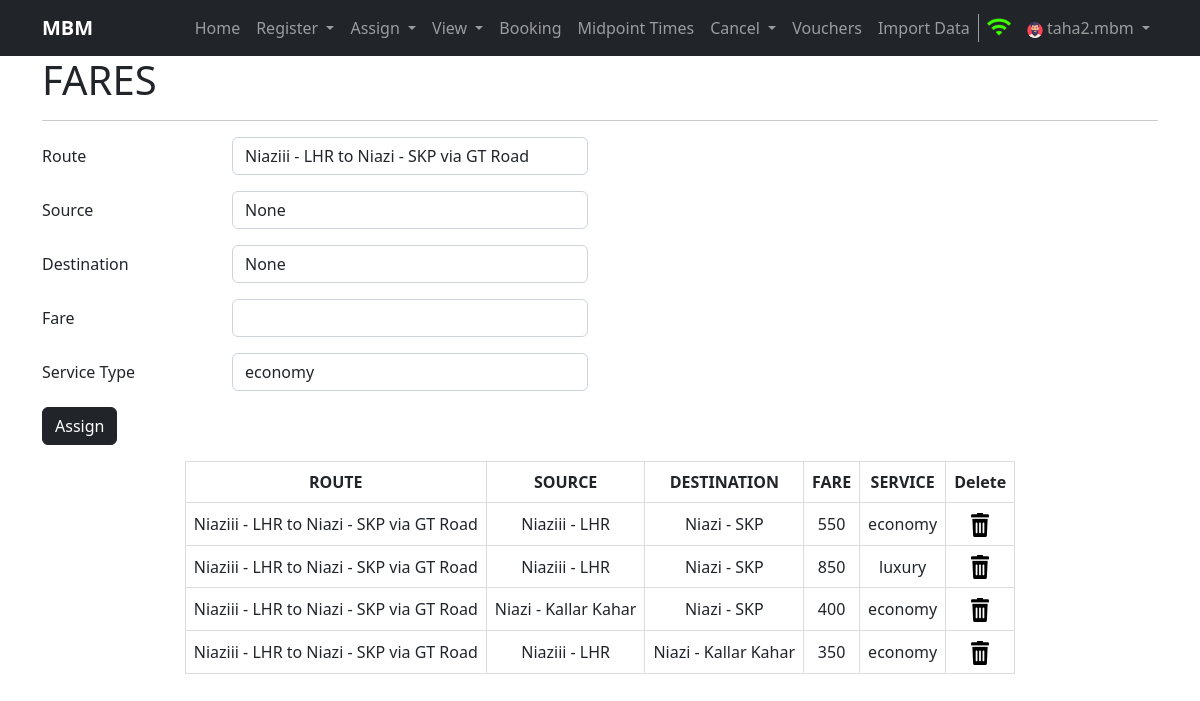
The app's page /fares (signed in) with its own data.
### home/models.py (models this page shows, shortened)
class Fares(models.Model):
    route = models.ForeignKey(Route, on_delete=models.CASCADE)
    source = models.ForeignKey(Terminal, related_name='fare_source_terminal', on_delete=models.CASCADE)
    destination = models.ForeignKey(Terminal, related_name='fare_destination_terminal', on_delete=models.CASCADE)
    fare = models.IntegerField()
    service_type = models.CharField(max_length=100, default='economy')
    created = models.DateTimeField(auto_now_add=True, editable=False, null=False, blank=False)
    last_modified = models.DateTimeField(auto_now_add=True, editable=False, null=False, blank=False)
    class Meta:
        verbose_name_plural = 'Fares'

class Route(models.Model):
    source = models.ForeignKey(Terminal, related_name='source_terminal', on_delete=models.CASCADE)
    destination = models.ForeignKey(Terminal, related_name='destination_terminal', on_delete=models.CASCADE)
    via = models.CharField(max_length=100)
    created = models.DateTimeField(auto_now_add=True, editable=False, null=False, blank=False)
    last_modified = models.DateTimeField(auto_now_add=True, editable=False, null=False, blank=False)
    class Meta:
        verbose_name_plural = 'Route'
    def __str__(self):
        return str(self.source) + ' to ' + str(self.destination) + ' via ' + self.via

class Terminal(models.Model):
    tcode = models.CharField(max_length=3, unique=True)
    name = models.CharField(max_length=100)
    city = models.CharField(max_length=100)
    address = models.CharField(max_length=150)
    created = models.DateTimeField(auto_now_add=True, editable=False, null=False, blank=False)
    last_modified = models.DateTimeField(auto_now_add=True, editable=False, null=False, blank=False)
    class Meta:
        verbose_name_plural = 'Terminal'
    def __str__(self):
        return self.name + ' - ' + self.city

### home/views.py (the view)
# urls.py: path('fares', views.fares, name='fares'),
def fares(request, fare_id = None):
    if request.user.is_anonymous:
        return redirect('/login')
    result = RegistrationHandler.fares(request, fare_id)
    return render(result['request'], 'fares.html', {'fares': result['fares'], 'mpdt': result['mpdt'],'service_type': result['service_type'], 'route': result['route'], 'midpoints': result['midpoints']})

### home/registerationHandler.py (called while the page is built, shortened)
    @staticmethod
    def fares(request, fare_id):
        fares = None
        route = None
        midpoints = None
        service_type = None
        try:
            fares = Fares.objects.all()
            route = Route.objects.all()
            mpdt = {}
            for i in route:
                mp = Midpoint.objects.filter(route=i)
                if mp:
                    mpdt[i.id] = []
                for j in mp:
                    mpdt[i.id].append(str(j.terminal.id)+','+str(j.terminal.city))
            print(mpdt)
            midpoints = Midpoint.objects.all()
            service_type = Bus.objects.all().distinct().values('service_type')
        except Exception as e:
            messages.warning(request, e)
        return {'request': request, 'fares': fares, 'mpdt': mpdt, 'route': route, 'service_type': service_type,  'midpoints': midpoints}

### home/templatetags/myfilters.py (called while the page is built)
def get_item(dictionary, key):
    return dictionary.get(key)

### templates/fares.html (shortened to what this page needs)
{% extends 'base.html' %}
{% block username %}{{ request.user.username }}{% endblock username %}
{%block body%}
{% load static %}
{% load myfilters %}
<div class="container">
    <h1>FARES</h1>
    <hr>
</div>
<div class="container my-3">
    <form method="post" name="register" action="">
          <div class="mb-3 row">
            <label for="inputRoute" class="col-sm-2 col-form-label">Route</label>
            <div class="col-sm-4">
              <select name="inputRoute" class="form-control" id="inputRoute" onchange="getMPs()" required>
                {% if route %}
                   {% for rt in route %}
                     <option value="{{rt.id}}">{{rt}}</option>
                   {% endfor %}
                {% endif %}
              </select>
            </div>
          </div>
          <div class="mb-3 row">
            <label for="inputSrc" class="col-sm-2 col-form-label">Source</label>
            <div class="col-sm-4">
              <select name="inputSrc" class="form-control" id="inputSrc">
                <option value="" selected>None</option>
              </select>
            </div>
          </div>
          <div class="mb-3 row">
            <label for="inputDest" class="col-sm-2 col-form-label">Destination</label>
            <div class="col-sm-4">
              <select name="inputDest" class="form-control" id="inputDest">
                <option value="" selected>None</option>
              </select>
            </div>
          </div>
          <div class="mb-3 row">
            <label for="inputFare" class="col-sm-2 col-form-label">Fare</label>
            <div class="col-sm-4">
                <input type="number" class="form-control" id="inputFare" name="inputFare" min="100" required>
            </div>
          </div>
          <div class="mb-3 row">
            <label for="inputService" class="col-sm-2 col-form-label">Service Type</label>
            <div class="col-sm-4">
              <select name="inputService" class="form-control" id="inputService">
                {% if service_type %}
                   {% for st in service_type %}
                     <option value="{{st.service_type}}">{{st.service_type}}</option>
                   {% endfor %}
                {% endif %}
              </select>
            </div>
          </div>
          <button type="submit" class="btn btn-dark btn-md">Assign</button>
    </form>
</div>
<div class="container">
  {% if fares %}
    <table class="bookings mx-auto">
        <tr>
          <th>ROUTE</th>
          <th>SOURCE</th>
          <th>DESTINATION</th>
          <th>FARE</th>
          <th>SERVICE</th>
          <th>Delete</th>
        </tr>
        {% for fare in fares %}
        <tr class="tr">
          <td>{{fare.route}}</td>
          <td>{{fare.source}}</td>
          <td>{{fare.destination}}</td>
          <td>{{fare.fare}}</td>
          <td>{{fare.service_type}}</td>
          <td><a href="{% url 'fares' fare_id=fare.id %}"><img src="{% static 'images/remove.png' %}"></a></td>
        </tr>
        {% endfor %}
    </table>
    {% endif %}
</div>
{%endblock body%}

### templates/base.html (shortened to what this page needs)
<!doctype html>
<html lang="en">
  <head>
    <link href="https://cdn.jsdelivr.net/npm/bootstrap@5.2.1/dist/css/bootstrap.min.css" rel="stylesheet">
    {% load static %}
    <link rel="stylesheet" href="{% static 'css/style.css' %}">
</head>
  <body>
    <nav class="navbar navbar-expand-lg navbar-dark bg-dark">
        <div class="container">
          <a class="navbar-brand" href="/"><strong>MBM</strong></a>
          <div class="collapse navbar-collapse" id="navbarSupportedContent">
            <ul class="navbar-nav ms-auto mb-2 mb-lg-0">
              <li class="nav-item">
                <a class="nav-link" aria-current="page" href="/">Home</a>
              </li>
              <li class="nav-item dropdown">
                <a class="nav-link dropdown-toggle" href="#" role="button" data-bs-toggle="dropdown" aria-expanded="false">
                  Register
                </a>
              </li>
              <li class="nav-item dropdown">
                <a class="nav-link dropdown-toggle" href="#" role="button" data-bs-toggle="dropdown" aria-expanded="false">
                  Assign
                </a>
              </li>
              <li class="nav-item dropdown">
                <a class="nav-link dropdown-toggle" href="#" role="button" data-bs-toggle="dropdown" aria-expanded="false">
                  View
                </a>
              </li>
              <li class="nav-item">
                <a class="nav-link" aria-current="page" href="/bookingdetail">Booking</a>
              </li>
              <li class="nav-item">
                <a class="nav-link" aria-current="page" href="/midtimes">Midpoint Times</a>
              </li>
              <li class="nav-item dropdown">
                <a class="nav-link dropdown-toggle" href="#" role="button" data-bs-toggle="dropdown" aria-expanded="false">
                  Cancel
                </a>
              </li>
              <li class="nav-item">
                <a class="nav-link" aria-current="page" href="/vouchers">Vouchers</a>
              </li>
              <li class="nav-item">
                <a class="nav-link" href="/import">Import Data</a>
              </li>
              <li class="nav-item">
                <span class="nav-link"><img class="terminal" src="{% static 'images/wifi.png' %}"> {% block terminal %}{% endblock terminal %}</span>
              </li>
              <li class="nav-item dropdown">
                <a class="nav-link dropdown-toggle" href="#" role="button" data-bs-toggle="dropdown" aria-expanded="false">
                  <img src="{% static 'images/user.png' %}"> {% block username %}{% endblock username %}
                </a>
              </li>
            </ul>
          </div>
        </div>
      </nav>
      {%block body%}{%endblock body%}
  </body>
</html>

### static/css/style.css (style rules this page uses)
.nav-item .nav-link .terminal { width: 24px; height: 24px; margin-top: -5px; }
.schedule td, .bookings td, th { border: 1px solid #dddddd; text-align: center; padding: 8px; }
img { max-width: inherit; width: inherit; }

### records on screen
Fares: route "Niaziii - LHR to Niazi - SKP via GT Road", source "Niaziii - LHR", destination "Niazi - SKP", fare "550", service_type "economy"
Fares: route "Niaziii - LHR to Niazi - SKP via GT Road", source "Niaziii - LHR", destination "Niazi - SKP", fare "850", service_type "luxury"
Fares: route "Niaziii - LHR to Niazi - SKP via GT Road", source "Niazi - Kallar Kahar", destination "Niazi - SKP", fare "400", service_type "economy"
Fares: route "Niaziii - LHR to Niazi - SKP via GT Road", source "Niaziii - LHR", destination "Niazi - Kallar Kahar", fare "350", service_type "economy"

### other values on screen
{{ request.user.username }} "taha2.mbm"
form field inputRoute "Niaziii - LHR to Niazi - SKP via GT Road"
form field inputService "economy"
